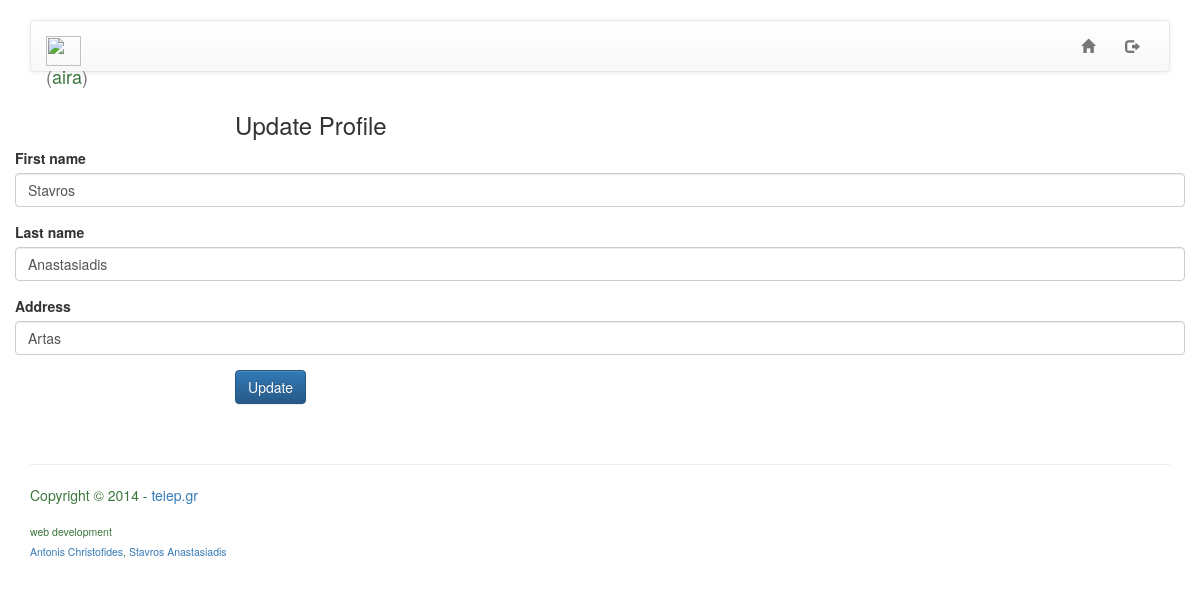
The page /update_profile/1/ (signed in) on the database its author committed.
### aira/models.py (models this page shows, shortened)
class Profile(models.Model):
    farmer = models.ForeignKey(User)
    first_name = models.CharField(max_length=255, default="First Name")
    last_name = models.CharField(max_length=255, default="Last Name")
    address = models.CharField(max_length=255,
                               default="Street/ZipCode/State", blank=True)
    class Meta:
        verbose_name_plural = "Profiles"

### aira/views.py (the view)
class UpdateProfile(UpdateView):
    model = Profile
    form_class = ProfileForm
    success_url = "/home"

### aira/forms.py
class ProfileForm(forms.ModelForm):
    class Meta:
        model = Profile
        exclude = ('farmer',)

### aira/templates/aira/profile_form.html (shortened to what this page needs)
{% extends 'base.html' %}
{% load bootstrap3 %}
{% block content %}
	<div class="col-sm-offset-2 col-sm-10">
    	<h3>Update Profile</h3>
    </div>
<form method="post" role="form" class="form-horizontal">
	{% bootstrap_form form layout='horizontal' %}
    {% buttons %}
    <div class="col-sm-offset-2 col-sm-10">
      <button type="submit" class="btn btn-primary">Update</button>
    </div>
    {% endbuttons %}
</form>
{% endblock%}

### aira_project/static/css/custom.css (style rules this page uses)
body { padding-top: 20px; padding-bottom: 20px; }

### rows shown on the page
Profile: first_name "Stavros", last_name "Anastasiadis", address "Artas"
